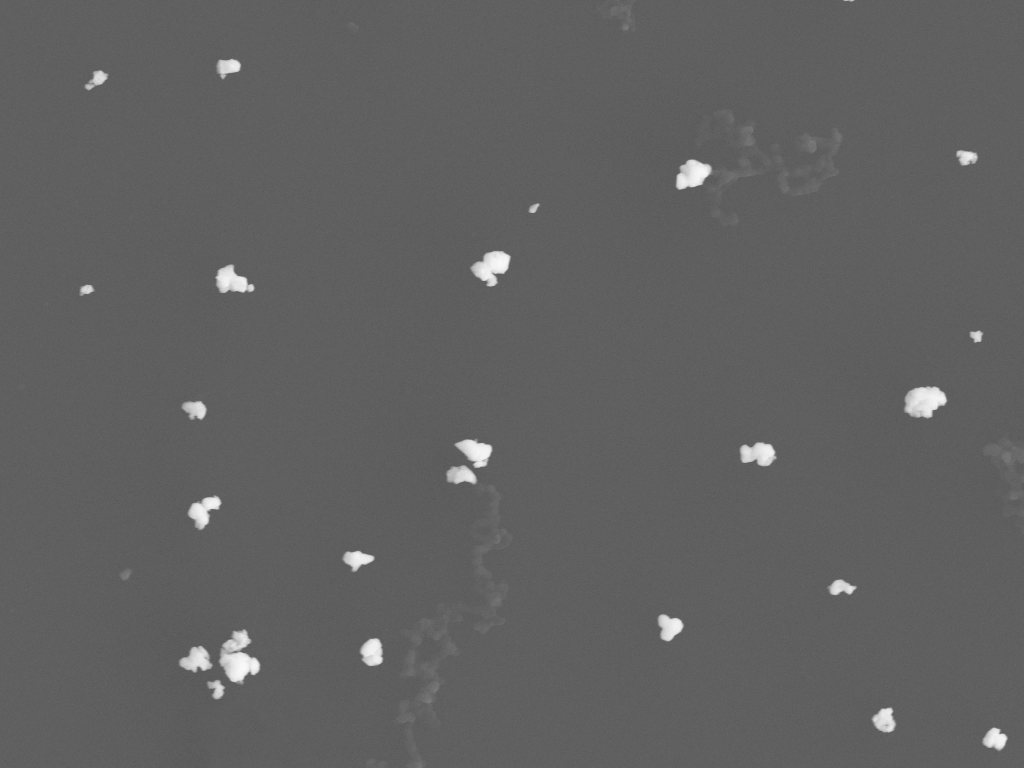
#> input picture _Archive_noLogo/2y-08WC-SDS1h-12PAH2h-wc30m-10.png, 1024 x 768 px, found by its file name
$ python huidu.py
#> lines starting #> are read from the running program, lines starting #| are printed output that depends on the picture; after the words box and inside, x2 and y2 are one past the last pixel; in counts of white or black regions, pixels touching at a corner belong together
#> further down, image is the input picture: shape (768, 1024, 3); min 86, max 249, mean 97.1
# [34 lines of commented-out code are left out]
import numpy as np
from scipy.ndimage import grey_dilation
from skimage import io, img_as_ubyte
import cv2
import numpy as np


def h_maxima_transform(image, h):
    #     # Convert the image to unsigned byte format
    #     image = img_as_ubyte(image)
    # # 边缘保留滤波EPF去噪，sp、sr分别表示空间窗口大小、色彩空间窗口大小
#> called with h = 20
    blur = cv2.pyrMeanShiftFiltering(image, sp=21, sr=55)

    # 转成灰度图像
    gray = cv2.cvtColor(blur, cv2.COLOR_BGR2GRAY)

    # 使用otsu算法得到二值图像区间阈值
    ret, binary = cv2.threshold(
        gray, 0, 255, cv2.THRESH_BINARY + cv2.THRESH_OTSU)
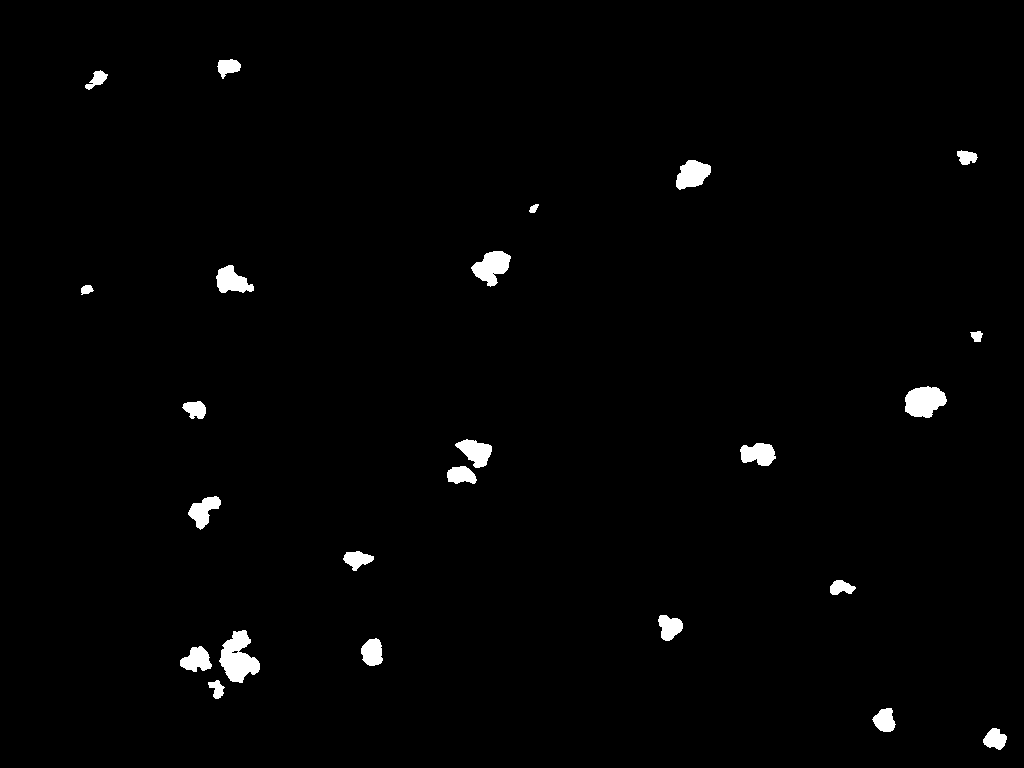
#> binary: shape (768, 1024); 1.4% white; 24 white regions, largest, box (x1, y1, x2, y2) and area: (219, 630, 260, 683) 1280, (905, 386, 947, 418) 989, (471, 251, 511, 287) 845
#> ret = 155

    # 距离变换
    dist = cv2.distanceTransform(binary, cv2.DIST_L2, 5)
    dist_out = cv2.normalize(dist, 0, 1.0, cv2.NORM_MINMAX)
    # image = img_as_ubyte(dist_out)

    # Find the maximum value in the image
    f = np.max(dist_out)
#> f = 0.0296

    # Calculate the threshold value
    threshold = f - h
#> threshold = -19.97

    # Create a mask of pixels greater than the threshold
    mask = image > threshold
#> mask: shape (768, 1024, 3) bool; every value is 1

    # Perform dilation and reconstruction using the mask
#> (the run stopped early here; a loop or call above may not have finished)

$ run again, with _Archive_noLogo/2y-08WC-SDS1h-12PAH2h-wc30m-01.png copied over _Archive_noLogo/2y-08WC-SDS1h-12PAH2h-wc30m-10.png
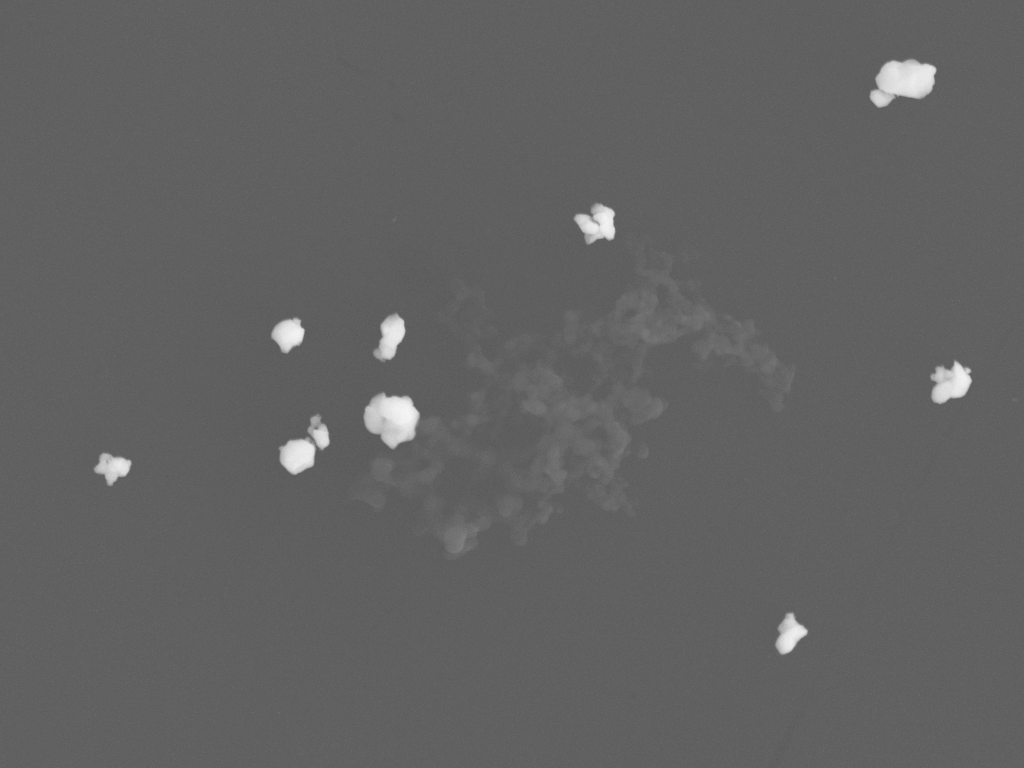
#> input picture _Archive_noLogo/2y-08WC-SDS1h-12PAH2h-wc30m-01.png, 1024 x 768 px, found by its file name
#> image is the input picture: shape (768, 1024, 3); min 87, max 246, mean 98.3
#> in h_maxima_transform, `ret, binary = cv2.threshold( gray, 0, 255, cv2.THRESH_BINARY + cv2.THR..`:
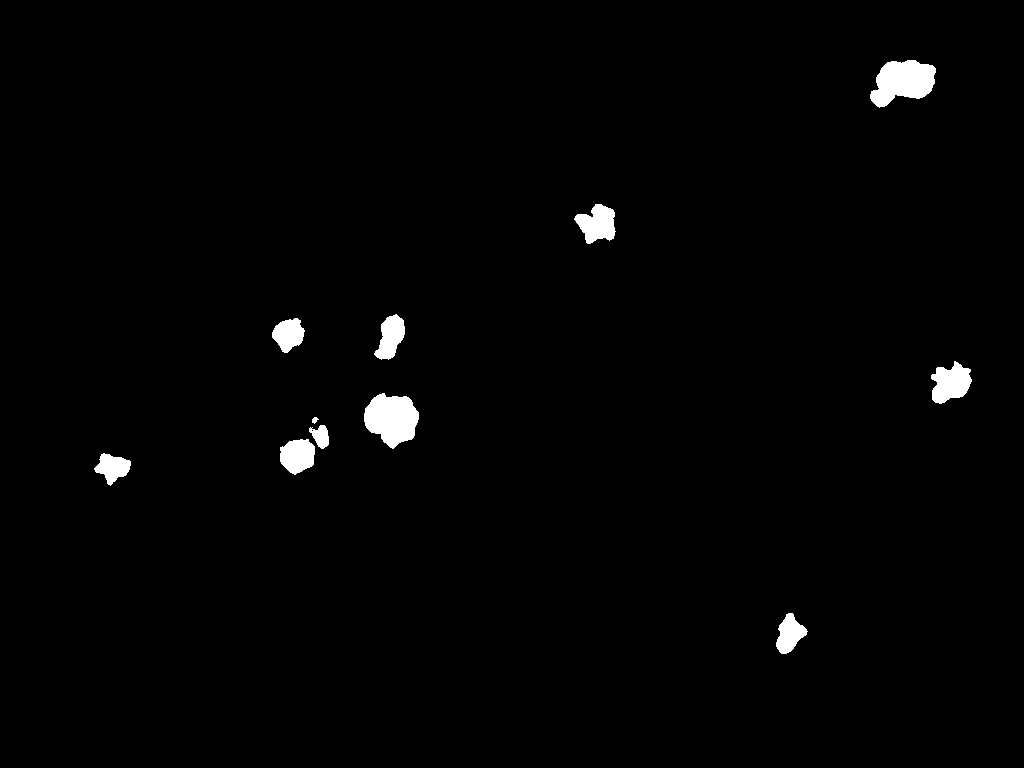
#> binary: shape (768, 1024); 1.4% white; 11 white regions, largest, box (x1, y1, x2, y2) and area: (364, 393, 419, 449) 2139, (870, 60, 936, 108) 2121, (931, 361, 972, 404) 1170
#> ret = 154
#> f = 0.0289
#> threshold = -19.97
#> mask: shape (768, 1024, 3) bool; every value is 1

$ run again, with _Archive_noLogo/2y-08WC-SDS1h-12PAH2h-wc30m-02.png copied over _Archive_noLogo/2y-08WC-SDS1h-12PAH2h-wc30m-10.png
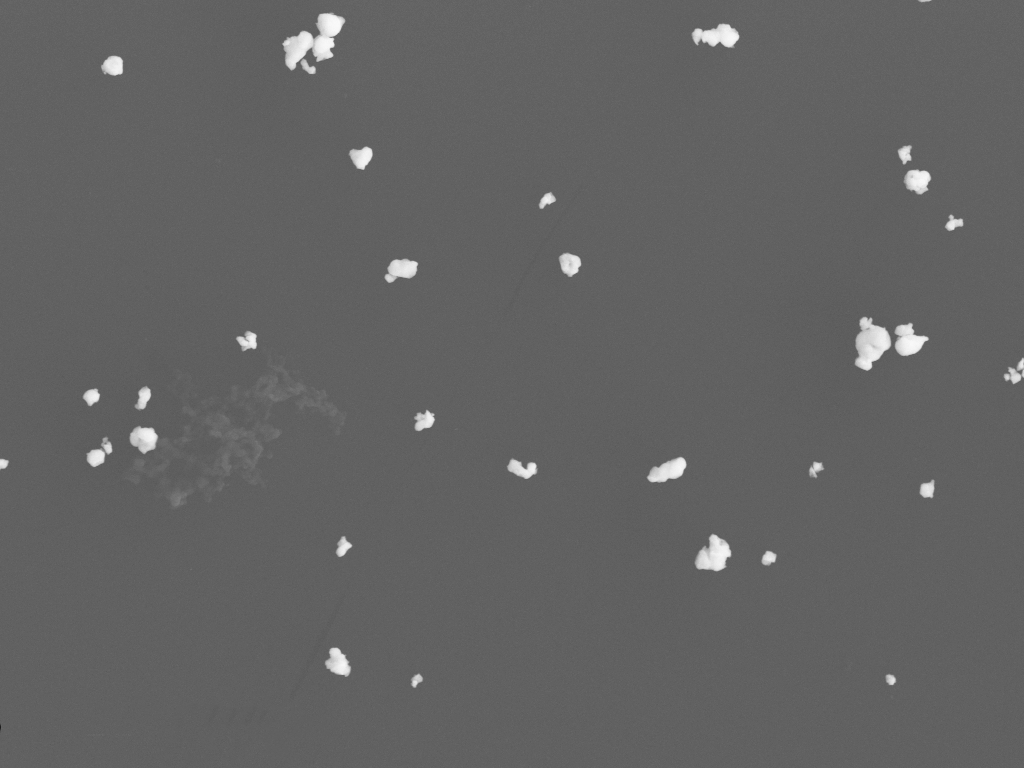
#> input picture _Archive_noLogo/2y-08WC-SDS1h-12PAH2h-wc30m-02.png, 1024 x 768 px, found by its file name
#> image is the input picture: shape (768, 1024, 3); min 28, max 249, mean 99.1
#> in h_maxima_transform, `ret, binary = cv2.threshold( gray, 0, 255, cv2.THRESH_BINARY + cv2.THR..`:
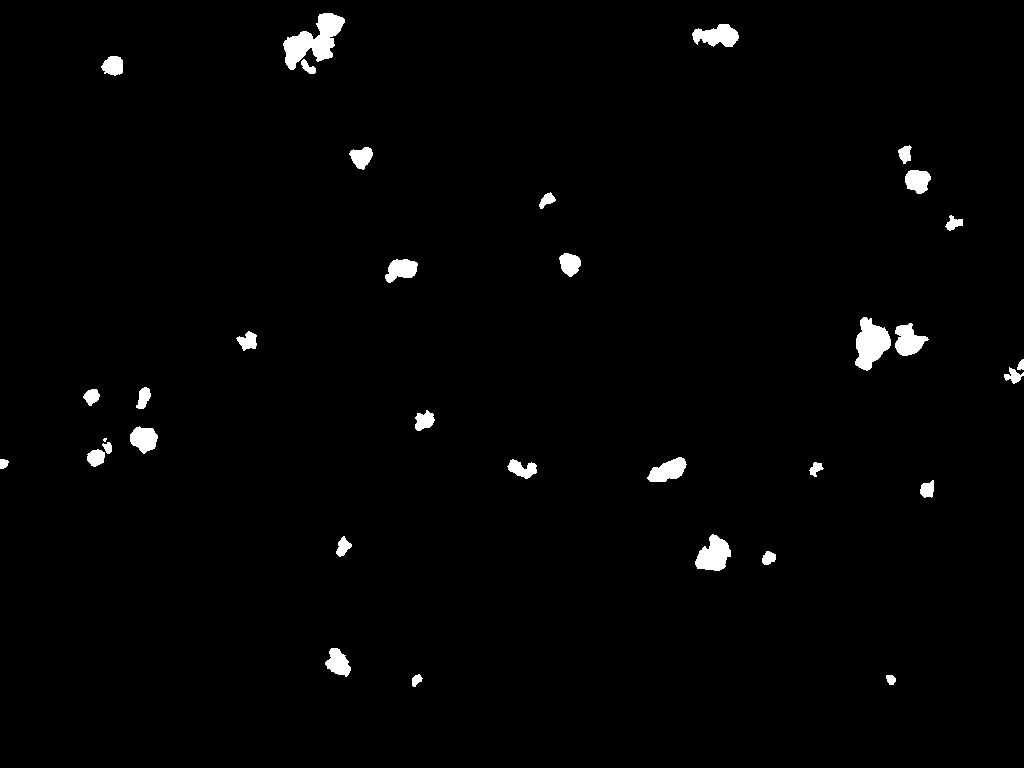
#> binary: shape (768, 1024); 1.6% white; 34 white regions (1 under 20 px), largest, box (x1, y1, x2, y2) and area: (283, 13, 345, 70) 1687, (855, 317, 891, 371) 1224, (695, 534, 731, 571) 862
#> ret = 157
#> f = 0.03
#> threshold = -19.97
#> mask: shape (768, 1024, 3) bool; every value is 1

$ run again, with _Archive_noLogo/2y-08WC-SDS1h-12PAH2h-wc30m-03.png copied over _Archive_noLogo/2y-08WC-SDS1h-12PAH2h-wc30m-10.png
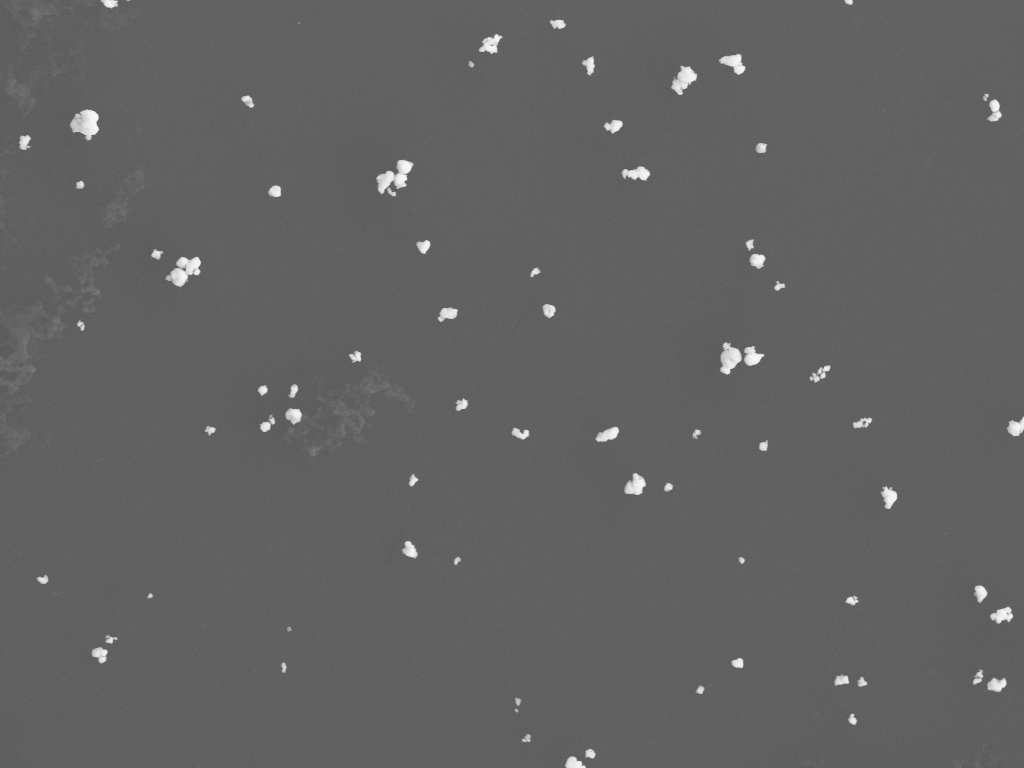
#> input picture _Archive_noLogo/2y-08WC-SDS1h-12PAH2h-wc30m-03.png, 1024 x 768 px, found by its file name
#> image is the input picture: shape (768, 1024, 3); min 87, max 249, mean 98.4
#> in h_maxima_transform, `ret, binary = cv2.threshold( gray, 0, 255, cv2.THRESH_BINARY + cv2.THR..`:
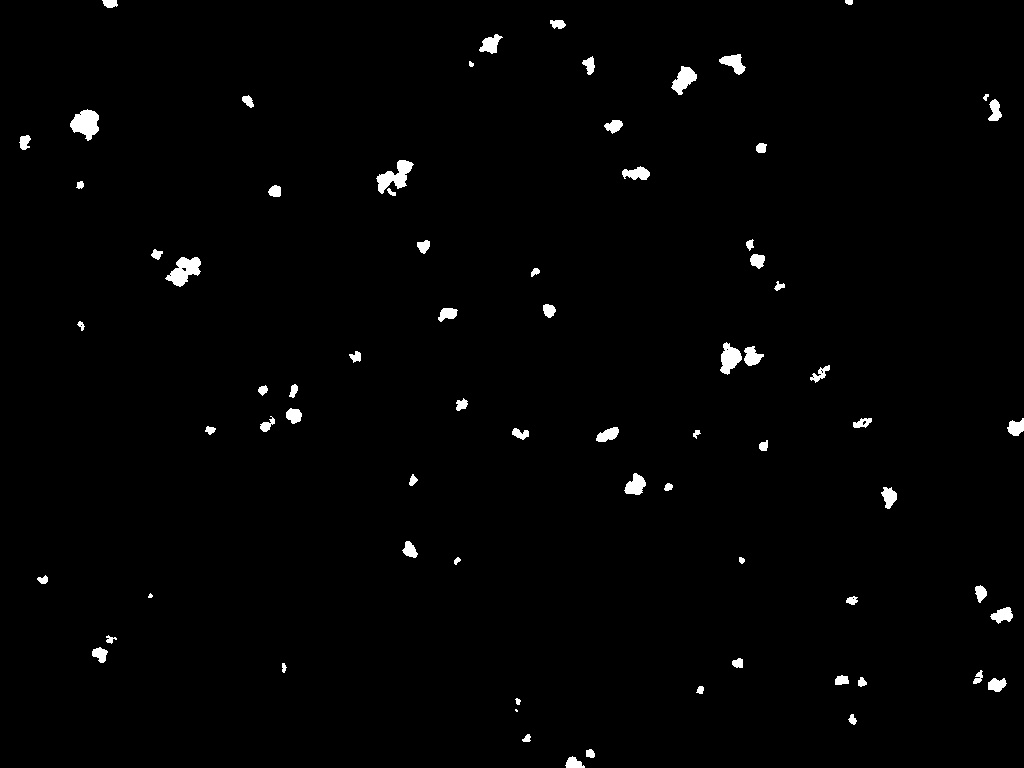
#> binary: shape (768, 1024); 1.3% white; 73 white regions (2 under 20 px), largest, box (x1, y1, x2, y2) and area: (70, 109, 99, 141) 597, (165, 257, 201, 287) 595, (376, 160, 414, 194) 590
#> ret = 155
#> f = 0.0363
#> threshold = -19.96
#> mask: shape (768, 1024, 3) bool; every value is 1
